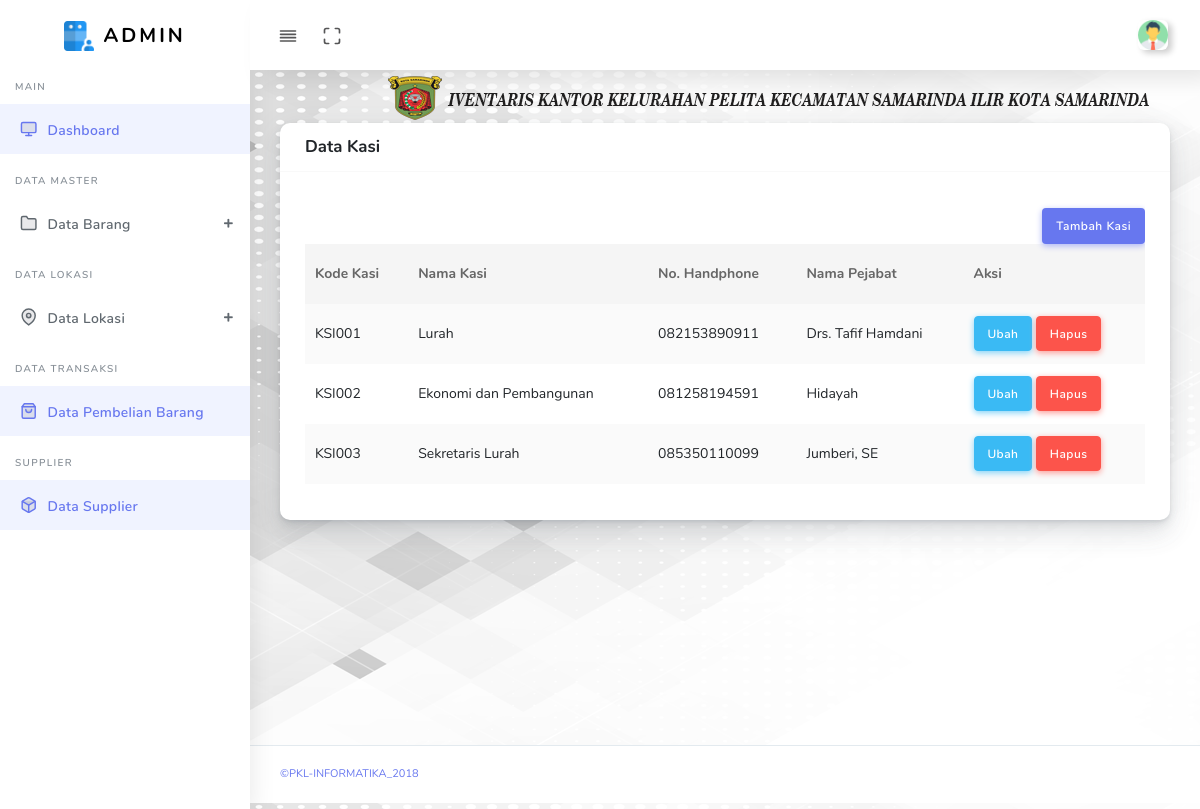
/admin/beranda.php?hal=dataKasi, run on the app's committed database.
### tables this page shows
CREATE TABLE `tbkasi` (
  `kode_kasi` varchar(8) NOT NULL,
  `nama_kasi` varchar(50) NOT NULL,
  `no_hp` varchar(12) NOT NULL,
  `nama_pejabat` varchar(50) NOT NULL
);

### admin/dataKasi/dataKasi.php (the view)
<div class="row">
	<div class="col-12">
		<div class="card">
			<div class="card-header">
				<h4>Data Kasi</h4>
			</div>
				<div class="card-body">
					<div class="table-responsive">
						<table class="table table-striped table-hover"id="tableExport" style="width: 100%;">
							<div class="text-left-mb-4">
								<ul>
									<ul>
										<a href="?hal=tambahKasi" class="btn btn-primary pull-right">Tambah Kasi</a>
									</ul>
								</ul>
							</div>
								<thead>
									<?php
										include "../koneksi.php";
										$query = mysqli_query($koneksi,"SELECT * FROM tbkasi");
									?>
									<tr>
									<th>Kode Kasi</th>
									<th>Nama Kasi</th>
									<th>No. Handphone</th>
									<th>Nama Pejabat</th>
									<th>Aksi</th>
									</tr>
								</thead>
								<tbody>
									<?php
										while($data = mysqli_fetch_array($query)){
									?>
									<tr>
										<td><?php echo $data['kode_kasi']?></td>
										<td><?php echo $data['nama_kasi']?></td>
										<td><?php echo $data['no_hp']?></td>
										<td><?php echo $data['nama_pejabat']?></td>
										<td>
										<a href="beranda.php?hal=ubahKasi&kode_kasi=<?php echo $data['kode_kasi']?>" class="btn btn-info">Ubah</a>
										<a href="dataKasi/hapusKasi.php?kode_kasi=<?php echo$data['kode_kasi'] ?>" class="btn btn-danger" onclick="return confirm('Yakin Ingin Menghapus Data?')">Hapus</a>
										</td>
									</tr>
								<?php
								}
								?>
								</tbody>
						</table>
					</div>
				</div>
		</div>
	</div>
</div>

### data on the page
tbkasi: kode_kasi "KSI001", nama_kasi "Lurah", no_hp "082153890911", nama_pejabat "Drs. Tafif Hamdani"
tbkasi: kode_kasi "KSI002", nama_kasi "Ekonomi dan Pembangunan", no_hp "081258194591", nama_pejabat "Hidayah"
tbkasi: kode_kasi "KSI003", nama_kasi "Sekretaris Lurah", no_hp "085350110099", nama_pejabat "Jumberi, SE"
